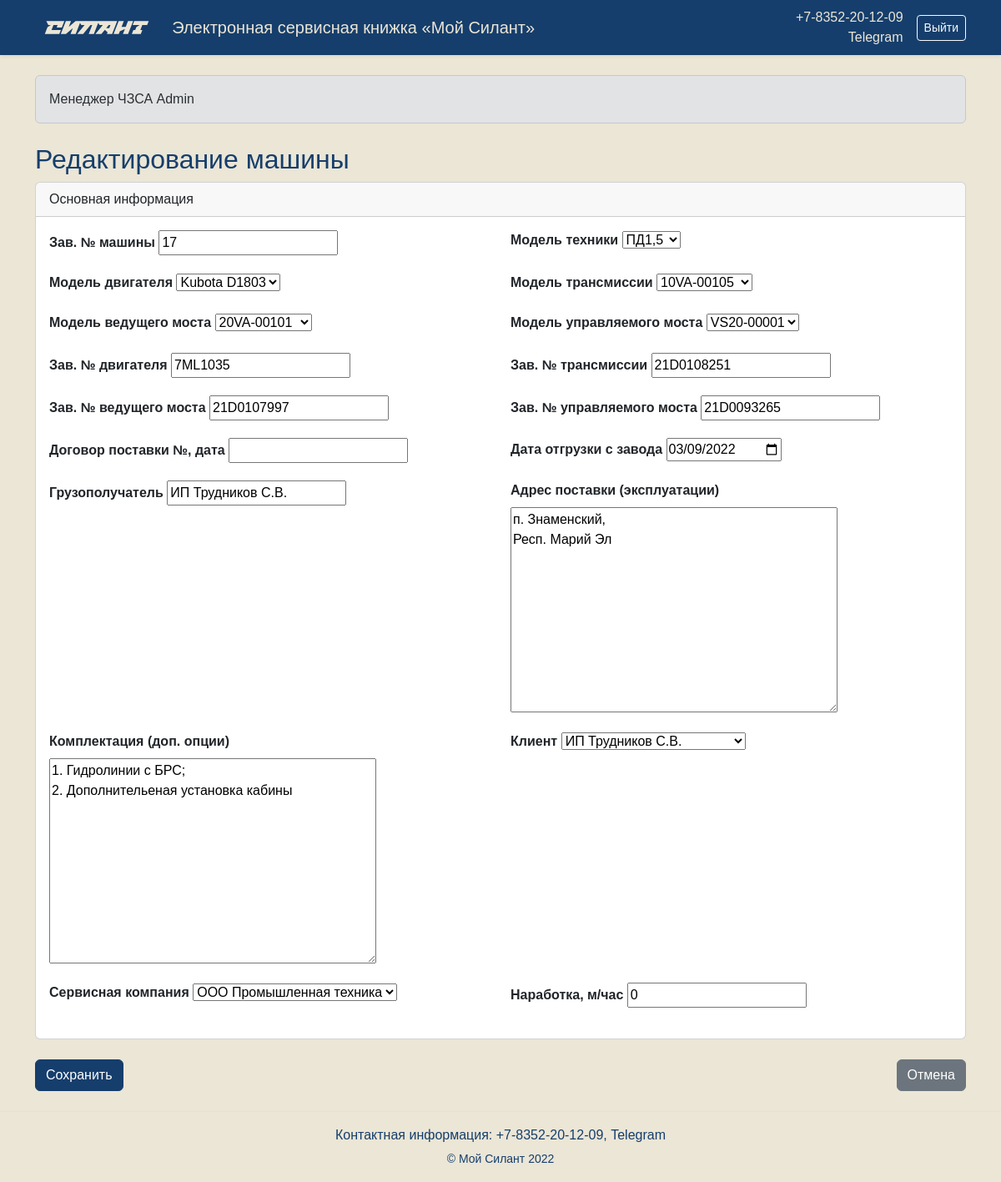
Page /machine/1/edit/ (signed in) on the committed database.
### monitoring/models.py (models this page shows, shortened)
class User(AbstractUser):
    ROLE_CHOICES = (
        ('client', 'Клиент'),
        ('service', 'Сервисная организация'),
        ('manager', 'Менеджер ЧЗСА'),
    )
    role = models.CharField(max_length=20, choices=ROLE_CHOICES, default='client')
    company = models.CharField(max_length=255, blank=True, null=True)
    phone = models.CharField(max_length=20, blank=True, null=True)
    def can_edit_machines(self):
        return self.role == 'manager'

class Machine(models.Model):
    serial_number = models.CharField(max_length=50, unique=True, verbose_name="Зав. № машины")
    machine_model = models.ForeignKey(
        MachineModel,
        on_delete=models.PROTECT,
        verbose_name="Модель техники"
    )
    engine_model = models.ForeignKey(
        EngineModel,
        on_delete=models.PROTECT,
        verbose_name="Модель двигателя"
    )
    transmission_model = models.ForeignKey(
        TransmissionModel,
        on_delete=models.PROTECT,
        verbose_name="Модель трансмиссии"
    )
    drive_axle_model = models.ForeignKey(
        DriveAxleModel,
        on_delete=models.PROTECT,
        verbose_name="Модель ведущего моста"
    )
    steering_axle_model = models.ForeignKey(
        SteeringAxleModel,
        on_delete=models.PROTECT,
        verbose_name="Модель управляемого моста"
    )
    engine_serial = models.CharField(max_length=50, verbose_name="Зав. № двигателя")
    transmission_serial = models.CharField(max_length=50, verbose_name="Зав. № трансмиссии")
    drive_axle_serial = models.CharField(max_length=50, verbose_name="Зав. № ведущего моста")
    steering_axle_serial = models.CharField(max_length=50, verbose_name="Зав. № управляемого моста")
    supply_contract = models.CharField(
        max_length=255,
        verbose_name="Договор поставки №, дата"
    )
    shipment_date = models.DateField(verbose_name="Дата отгрузки с завода")
    consignee = models.CharField(max_length=255, verbose_name="Грузополучатель")
    delivery_address = models.TextField(verbose_name="Адрес поставки (эксплуатации)")
    equipment = models.TextField(verbose_name="Комплектация (доп. опции)")
    client = models.ForeignKey(
        User,
        on_delete=models.PROTECT,
        related_name='owned_machines',
        limit_choices_to={'role': 'client'},
        verbose_name="Клиент"
    )
    service_company = models.ForeignKey(
        User,
        on_delete=models.SET_NULL,
        null=True,
        blank=True,
        related_name='serviced_machines',
        limit_choices_to={'role': 'service'},
        verbose_name="Сервисная компания"
    )
    current_hours = models.PositiveIntegerField(
        default=0,
        verbose_name="Наработка, м/час"
    )
    created_at = models.DateTimeField(auto_now_add=True)
    updated_at = models.DateTimeField(auto_now=True)
    class Meta:
        ordering = ['-shipment_date']

### monitoring/views.py (the view, shortened to what this page needs)
class MachineUpdateView(LoginRequiredMixin, UserPassesTestMixin, UpdateView):
    model = Machine
    form_class = MachineForm
    template_name = 'monitoring/machine_form.html'
    def test_func(self):
        return self.request.user.can_edit_machines()

### monitoring/forms.py
class MachineForm(forms.ModelForm):
    class Meta:
        model = Machine
        fields = '__all__'
        widgets = {
            'shipment_date': forms.DateInput(attrs={'type': 'date'}),
            'created_at': forms.DateTimeInput(attrs={'disabled': True}),
            'updated_at': forms.DateTimeInput(attrs={'disabled': True}),
        }

### monitoring/models.py (called while the page is built)
    def __str__(self):
        return self.name

### monitoring/utils.py (called while the page is built)
def role_required(roles):
    def decorator(view_func):
        @wraps(view_func)
        def wrapper(request, *args, **kwargs):
            if request.user.is_authenticated and request.user.role in roles:
                return view_func(request, *args, **kwargs)
            return HttpResponseForbidden("Доступ запрещен")
        return wrapper
    return decorator

### monitoring/templates/monitoring/machine_form.html (shortened to what this page needs)
{% extends "monitoring/base.html" %}
{% block content %}
<div class="container mt-4">
    <h2>{% if object %}Редактирование машины{% else %}Добавление новой машины{% endif %}</h2>
    <form method="post">
        <div class="card mb-4">
            <div class="card-header">Основная информация</div>
            <div class="card-body">
                <div class="row">
                    {% for field in form %}
                    <div class="col-md-6 mb-3">
                        <label class="form-label">{{ field.label }}</label>
                        {{ field }}
                    </div>
                    {% endfor %}
                </div>
            </div>
        </div>
        <div class="d-flex justify-content-between">
            <button type="submit" class="btn btn-primary">
                {% if object %}Сохранить{% else %}Добавить{% endif %}
            </button>
            <a href="{% url 'monitoring:machine_list' %}" class="btn btn-secondary">Отмена</a>
        </div>
    </form>
</div>
{% endblock %}

### monitoring/templates/monitoring/base.html (shortened to what this page needs)
<!DOCTYPE html>
{% load static %}
<html lang="ru">
<head>
    <link href="https://cdn.jsdelivr.net/npm/bootstrap@5.3.1/dist/css/bootstrap.min.css" rel="stylesheet">
    <link rel="stylesheet" href="https://cdn.jsdelivr.net/npm/bootstrap-icons@1.10.5/font/bootstrap-icons.css">
</head>
<body>
    <header class="bg-primary text-white shadow-sm">
        <div class="container d-flex flex-wrap align-items-center justify-content-between py-2">
            <div class="d-flex align-items-center">
                <img src="{% static 'images/logotype_accent_RGB_1.svg' %}" alt="Логотип" height="50" class="me-3">
                <h1 class="h5 mb-0">Электронная сервисная книжка «Мой Силант»</h1>
            </div>
            <div class="d-flex align-items-center">
                <div class="me-3 text-end">
                    <div>+7-8352-20-12-09</div>
                    <div>Telegram</div>
                </div>
                {% if user.is_authenticated %}
                    <form method="post" action="{% url 'monitoring:logout' %}" class="d-inline">
                            <button type="submit" class="btn btn-outline-light btn-sm">Выйти</button>
                    </form>
                {% else %}
                    <a href="{% url 'monitoring:login' %}" class="btn btn-outline-light btn-sm">Войти</a>
                {% endif %}
            </div>
        </div>
    </header>
    <main class="py-4">
        <div class="container mb-4">
            {% if user.is_authenticated %}
                <div class="alert alert-secondary">
                    <div>
                        {% if user.role == "client" %}
                            Клиент
                        {% elif user.role == "service" %}
                            Сервисная организация
                        {% elif user.role == "manager" %}
                            Менеджер ЧЗСА
                        {% else %}
                            Пользователь
                        {% endif %}
                        {{ user.get_full_name|default:user.username }}
                    </div>
                </div>
            {% endif %}
        </div>
        {% block content %}{% endblock %}
    </main>
    <footer class="bg-light text-center text-muted py-3 border-top">
        <div>
            <p class="mb-1">Контактная информация: +7-8352-20-12-09, Telegram</p>
            <small>© Мой Силант 2022</small>
        </div>
    </footer>
</body>
</html>

### monitoring/templates/monitoring/base.html (style rules this page uses)
body { font-family: 'PT Astra Sans', sans-serif; color: #163E6C; background-color: #EBE6D6; }
header.bg-primary { background-color: #163E6C !important; color: #EBE6D6 !important; }
footer.bg-light { background-color: #EBE6D6 !important; color: #163E6C !important; }
.btn-primary { background-color: #163E6C; border-color: #163E6C; }
.form-label { font-weight: 600; }

### rows in the picture
User: get_full_name "Admin"
Machine: form "17" "ПД1,5" "Kubota D1803" "10VA-00105" "20VA-00101" "VS20-00001" "7ML1035" "21D0108251" "21D0107997" "21D0093265" "03/09/2022" "ИП Трудников С.В." "п. Знаменский, Респ. Марий Эл" "1. Гидролинии с БРС; 2. Дополнительеная установка кабины" "ИП Трудников С.В." "ООО Промышленная техника" "0"

### other values in the picture
{{ field.label }} "Зав. № машины" "Модель техники" "Модель двигателя" "Модель трансмиссии" "Модель ведущего моста" "Модель управляемого моста" "Зав. № двигателя" "Зав. № трансмиссии" "Зав. № ведущего моста" "Зав. № управляемого моста" "Договор поставки №, дата" "Дата отгрузки с завода" "Грузополучатель" "Адрес поставки (эксплуатации)" "Комплектация (доп. опции)" "Клиент" "Сервисная компания" "Наработка, м/час"
